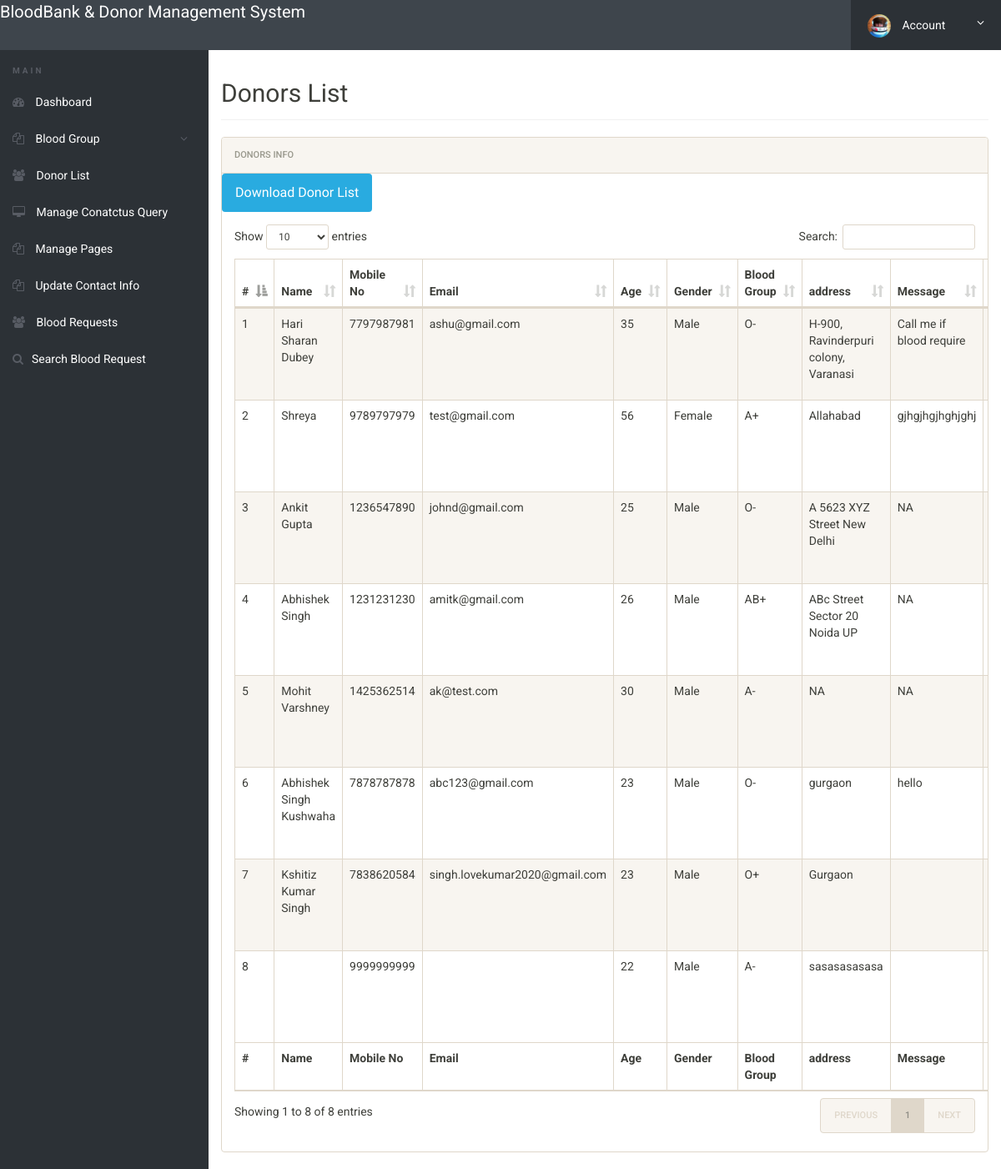
The page /admin/donor-list.php (signed in) on the database its author committed.
### tables this page shows
CREATE TABLE `tblblooddonars` (
  `id` int(11) NOT NULL,
  `FullName` varchar(100) DEFAULT NULL,
  `MobileNumber` char(11) DEFAULT NULL,
  `EmailId` varchar(100) DEFAULT NULL,
  `Gender` varchar(20) DEFAULT NULL,
  `Age` int(11) DEFAULT NULL,
  `BloodGroup` varchar(20) DEFAULT NULL,
  `Address` varchar(255) DEFAULT NULL,
  `Message` mediumtext DEFAULT NULL,
  `PostingDate` timestamp NOT NULL DEFAULT current_timestamp(),
  `status` int(1) DEFAULT NULL,
  `Password` varchar(250) DEFAULT NULL
);

### admin/donor-list.php (the view, shortened to what this page needs)
<?php
include('includes/config.php');
if(strlen($_SESSION['alogin'])==0)
	{
header('location:index.php');
}
else{
 ?>
<!doctype html>
<html lang="en" class="no-js">
<head>
	<link rel="stylesheet" href="css/font-awesome.min.css">
	<link rel="stylesheet" href="css/bootstrap.min.css">
	<link rel="stylesheet" href="css/dataTables.bootstrap.min.css">
	<link rel="stylesheet" href="css/bootstrap-social.css">
	<link rel="stylesheet" href="css/bootstrap-select.css">
	<link rel="stylesheet" href="css/fileinput.min.css">
	<link rel="stylesheet" href="css/awesome-bootstrap-checkbox.css">
	<link rel="stylesheet" href="css/style.css">
</head>
<body>
	<?php include('includes/header.php');?>
	<div class="ts-main-content">
		<?php include('includes/leftbar.php');?>
		<div class="content-wrapper">
			<div class="container-fluid">
				<div class="row">
					<div class="col-md-12">
						<h2 class="page-title">Donors List</h2>
						<div class="panel panel-default">
							<div class="panel-heading">Donors Info</div>
								<a href="download-records.php" style="font-size:16px;" class="btn btn-info">Download Donor List</a>
							<div class="panel-body">
								<table id="zctb" class="display table table-striped table-bordered table-hover" cellspacing="0" width="100%">
									<thead>
										<tr>
										<th>#</th>
											<th>Name</th>
											<th>Mobile No</th>
											<th>Email</th>
											<th>Age</th>
											<th>Gender</th>
											<th>Blood Group</th>
											<th>address</th>
											<th>Message </th>
											<th>action </th>
										</tr>
									</thead>
									<tfoot>
										<tr>
										<th>#</th>
										<th>Name</th>
											<th>Mobile No</th>
											<th>Email</th>
											<th>Age</th>
											<th>Gender</th>
											<th>Blood Group</th>
											<th>address</th>
											<th>Message </th>
											<th>action </th>
										</tr>
									</tfoot>
									<tbody>
<?php $sql = "SELECT * from  tblblooddonars ";
$query = $dbh -> prepare($sql);
$query->execute();
$results=$query->fetchAll(PDO::FETCH_OBJ);
$cnt=1;
if($query->rowCount() > 0)
{
foreach($results as $result)
{				?>
										<tr>
											<td><?php echo htmlentities($cnt);?></td>
											<td><?php echo htmlentities($result->FullName);?></td>
											<td><?php echo htmlentities($result->MobileNumber);?></td>
											<td><?php echo htmlentities($result->EmailId);?></td>
											<td><?php echo htmlentities($result->Age);?></td>
											<td><?php echo htmlentities($result->Gender);?></td>
											<td><?php echo htmlentities($result->BloodGroup);?></td>
											<td><?php echo htmlentities($result->Address);?></td>
											<td><?php echo htmlentities($result->Message);?></td>
										<td>
</td>
										</tr>
										<?php $cnt=$cnt+1; }} ?>
									</tbody>
								</table>
							</div>
						</div>
					</div>
				</div>
			</div>
		</div>
	</div>
</body>
</html>
<?php } ?>

### admin/css/style.css (style rules this page uses)
html { font-size: 14px; }
@media only screen and (min-width: 480px) { html { font-size: 17px; } }
@media only screen and (min-width: 768px) { html { font-size: 14px; } }
body { font-size: 1em; }
a { color: #37a6c4; }
.btn { font-family: 'Oswald', sans-serif; }
.panel { overflow: hidden; }
.btn { text-transform: none; }
.page-title { padding-bottom: 15px; margin-bottom: 20px; border-bottom: 1px solid #f0f0f0; }
.ts-main-content .content-wrapper { padding-top: 15px; margin-top: 60px; }
@media only screen and (min-width: 992px) { .ts-main-content .content-wrapper { margin-left: 250px; } }

### rows shown on the page
tblblooddonars: FullName "Hari Sharan Dubey", MobileNumber "7797987981", EmailId "ashu@gmail.com", Age "35", Gender "Male", BloodGroup "O-", Address "H-900, Ravinderpuri colony, Varanasi", Message "Call me if blood require"
tblblooddonars: FullName "Shreya", MobileNumber "9789797979", EmailId "test@gmail.com", Age "56", Gender "Female", BloodGroup "A+", Address "Allahabad", Message "gjhgjhgjhghjghj"
tblblooddonars: FullName "Ankit Gupta", MobileNumber "1236547890", EmailId "johnd@gmail.com", Age "25", Gender "Male", BloodGroup "O-", Address "A 5623 XYZ Street New Delhi", Message "NA"
tblblooddonars: FullName "Abhishek Singh", MobileNumber "1231231230", EmailId "amitk@gmail.com", Age "26", Gender "Male", BloodGroup "AB+", Address "ABc Street Sector 20 Noida UP", Message "NA"
tblblooddonars: FullName "Mohit Varshney", MobileNumber "1425362514", EmailId "ak@test.com", Age "30", Gender "Male", BloodGroup "A-", Address "NA", Message "NA"
tblblooddonars: FullName "Abhishek Singh Kushwaha", MobileNumber "7878787878", EmailId "abc123@gmail.com", Age "23", Gender "Male", BloodGroup "O-", Address "gurgaon", Message "hello"
tblblooddonars: FullName "Kshitiz Kumar Singh", MobileNumber "7838620584", EmailId "singh.lovekumar2020@gmail.com", Age "23", Gender "Male", BloodGroup "O+", Address "Gurgaon"
tblblooddonars: MobileNumber "9999999999", Age "22", Gender "Male", BloodGroup "A-", Address "sasasasasasa"
